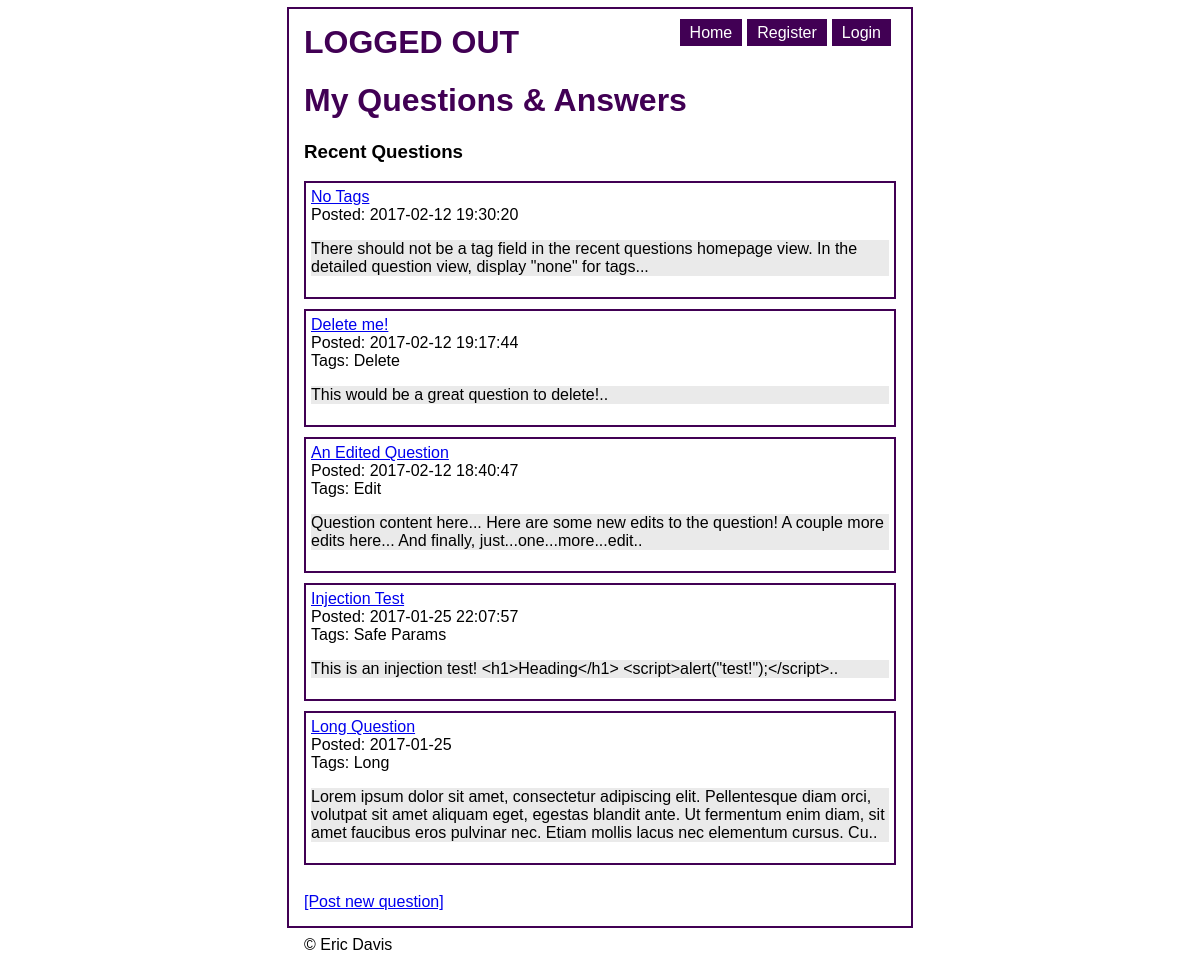
/index, run on the app's committed database.
### tables this page shows
CREATE TABLE Questions (QuestionID INTEGER PRIMARY KEY AUTOINCREMENT NOT NULL, Date DATE NOT NULL, Title TEXT NOT NULL, Content TEXT NOT NULL, Tags TEXT, UserID INTEGER REFERENCES Users (UserID));

### controllers/questions.inc (called while the page is built, shortened)
<?php
include_once "include/util.inc";
include_once "models/questions_model.inc";
function get_questions($params)
{
	$data = retrieveRecentQuestions();
	renderTemplate(
        "views/recent_questions_view.inc",
        array(
            'title' => 'My Questions & Answers',
            'subtitle' => 'Recent Questions',
            'data' => $data
        )
    );
}

### controllers/index.inc (called while the page is built)
<?php
include_once "include/util.inc";
include_once "controllers/questions.inc";
function get_index($params) {
    get_questions($params);
}

### models/questions_model.inc (called while the page is built, shortened)
<?php
include_once 'models/db.inc';
function retrieveRecentQuestions()
{
	global $db;
	$sql = 'SELECT * FROM Questions ORDER BY Date DESC LIMIT 5';
	$statement = $db -> prepare($sql);
	$statement -> execute();
	return $statement -> fetchAll(PDO::FETCH_ASSOC);
}

### views/cache_recent_questions_view.inc (the view, shortened to what this page needs)
<?php include_once 'include/util.inc' ?>
<!DOCTYPE html>
<html>
	<head>
		<link rel="stylesheet" href="/Aptana/lab2/lab3/css/style.css" />
	</head>
	<body>
		<div id="content-wrapper">
			<div id="nav">
				<ul>
					<?php if (isLoggedIn()) : ?>
						<li><a href="/Aptana/lab2/lab3/logout">Logout</a></li>
						<li><a href="">My Profile</a></li>
					<?php  else : ?>
						<li><a href="/Aptana/lab2/lab3/login">Login</a></li>
						<li><a href="/Aptana/lab2/lab3/user/register">Register</a></li>
					<?php  endif; ?>
					<li><a href="/Aptana/lab2/lab3/index">Home</a></li>
				</ul>
			</div>
<h1><?php echo (isLoggedIn()) ? 'LOGGED IN' : 'LOGGED OUT'; ?></h1>
<h1> <?php echo( $title ); ?></h1>
<h3><?php echo( $subtitle ); ?></h3>
<?php foreach ($data as $row): ?>
	<div class="question">
		<a href="/Aptana/lab2/lab3/questions/view_question/<?php echo($row['QuestionID']); ?>"> <?php echo( $row['Title'] ); ?></a>
		<br />
		Posted: <?php echo( $row['Date'] ); ?>
		<br />
		<?php echo( ($row['Tags']) ? "Tags: " . $row['Tags'] : '' ); ?>
		<p class="question-content"> <?php echo( substr($row['Content'], 0, 240).".." ); ?></p>
	</div>
<?php endforeach ?>
<br />
<a href="/Aptana/lab2/lab3/questions/post_question/">[Post new question]</a>
	</div>
	<footer>
		&copy; Eric Davis
	</footer>
</body>
</html>

### urlrouter.php (shortened to what this page needs)
<?php
function routeUrl() {
    $method = $_SERVER['REQUEST_METHOD'];
    $requestURI = explode('/', $_SERVER['REQUEST_URI']);
    $scriptName = explode('/', $_SERVER['SCRIPT_NAME']);
    for ($i = 0; $i < sizeof($scriptName); $i++) {
        if (strtolower($requestURI[$i]) == strtolower($scriptName[$i])) {
            unset($requestURI[$i]);
        }
    }
    $command = array_values($requestURI);
    $controller = 'controllers/' . $command[0] . '.inc';
    $func = strtolower($method) . '_' . (isset($command[1]) ? $command[1] : 'index');
    $params = array_slice($command, 2);
    if (file_exists($controller)) {
        if (function_exists($func)) {
            $func($params);
            exit();
        }
        else {
            die("Command '$func' doesn't exist.");
        }
    } else {
        die("Controller '$controller' doesn't exist.");
    }
}
routeUrl();

### include/util.inc (shortened to what this page needs)
<?php
function isLoggedIn() {
    return false;
}
function __cacheName($view) {
    $cachePath = explode('/', $view);
    $idx = sizeof($cachePath) - 1;
    $cachePath[$idx] = 'cache_' . $cachePath[$idx];
    return implode('/', $cachePath);
}
function renderTemplate($view, $params) {
    $cacheName = __cacheName($view);
    if (file_exists($cacheName) && (filemtime($cacheName) >= filemtime($view))) {
        $contents = file_get_contents($cacheName);
    }
    extract($params);
    eval("?>" . $contents);
    $result = ob_get_contents();
    echo $result;
}
?>

### css/style.css (style rules this page uses)
body { font-family: helvetica, arial; }
.question { border: 2px solid #410054; margin-bottom: 10px; padding: 5px; }
#content-wrapper { width: 50%; margin-left: auto; margin-right: auto; margin-top: 2%; outline: 2px solid #410054; outline-offset: 15px; }
.question-content { background-color: #eaeaea; }
h1 { color: #410054; }
footer { width: 50%; margin-left: auto; margin-right: auto; margin-top: 25px; }
#nav li { border-right: 5px solid #ffffff; display: inline; float: right; text-align: center; }
#nav a { background-color: #410054; color: white; padding: 5px 10px 5px 10px; text-decoration: none; }

### data on the page
questions: Title "No Tags", Date "2017-02-12 19:30:20", Content "There should not be a tag field in the recent questions homepage view. In the detailed question view, display \"none\" for tags."
questions: Title "Delete me!", Date "2017-02-12 19:17:44", Tags "Delete", Content "This would be a great question to delete!"
questions: Title "An Edited Question", Date "2017-02-12 18:40:47", Tags "Edit", Content "Question content here... Here are some new edits to the question! A couple more edits here... And finally, just...one...more...edit"
questions: Title "Injection Test", Date "2017-01-25 22:07:57", Tags "Safe Params", Content "This is an injection test! <h1>Heading</h1> <script>alert(\"test!\");</script>"
questions: Title "Long Question", Date "2017-01-25", Tags "Long", Content "Lorem ipsum dolor sit amet, consectetur adipiscing elit. Pellentesque diam orci, volutpat sit amet aliquam eget, egestas blandit ante. Ut fermentum enim diam, sit amet faucibus eros pulvinar nec. Etiam mollis lacus nec elementum cursus. Cu"

### other printed values
$title "My Questions & Answers"
$subtitle "Recent Questions"
